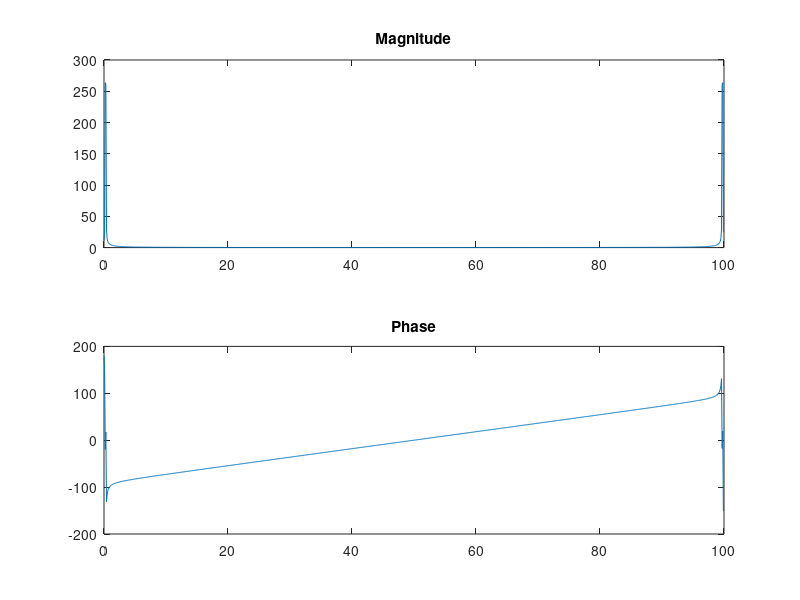

The MATLAB source for this figure:
clear
clc
close all

t = 0:1/100:10-1/100;                     % Time vector
x = cos(pi .* t/8).*cos(pi .* t/2);  

y = fft(x);                               % Compute DFT of x
m = abs(y);                               % Magnitude
y(m<1e-6) = 0;
p = unwrap(angle(y)); 

f = (0:length(y)-1)*100/length(y);        % Frequency vector

subplot(2,1,1)
plot(f,m)
title('Magnitude')


subplot(2,1,2)
plot(f,p*180/pi)
title('Phase')
